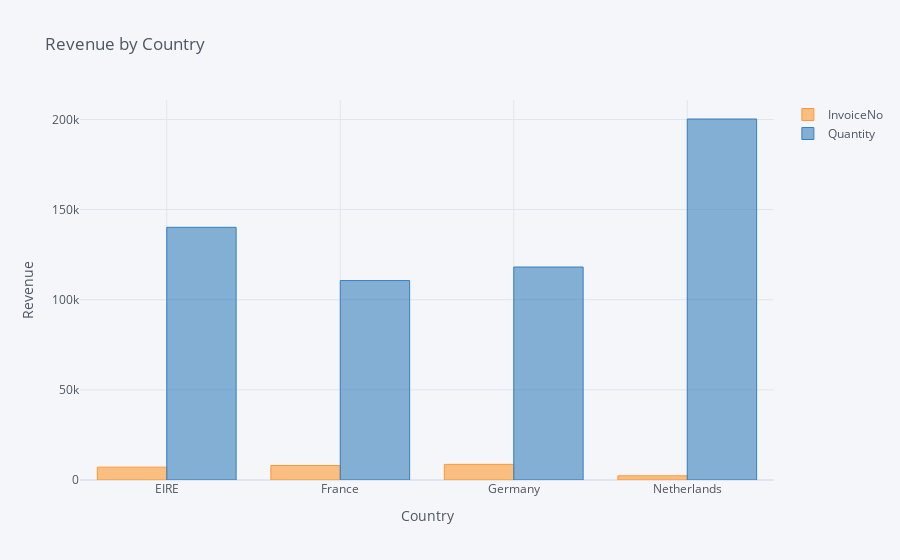

Notebook code for this chart:
### Code cell
country_lst=['EIRE', 'Germany', 'France', 'Netherlands']

data=df.loc[df.Country.isin(country_lst)]



data=data.pivot_table(values=['InvoiceNo','Quantity'],
                      index='Country', aggfunc={'InvoiceNo':'count','Quantity':'sum'})

data.reset_index(inplace=True)


data.iplot(kind='bar', x='Country', title='Revenue by Country',
          xTitle='Country', yTitle='Revenue')

### Figure 1 — Plotly figure (JSON) as saved in the notebook; plotly's stock layout.template omitted (floating-point values rounded to 4 significant figures)
{"data": [{"marker": {"color": "rgba(255, 153, 51, 0.6)", "line": {"color": "rgba(255, 153, 51, 1.0)", "width": 1}}, "name": "InvoiceNo", "orientation": "v", "text": "", "type": "bar", "x": ["EIRE", "France", "Germany", "Netherlands"], "y": [7136, 8034, 8658, 2322]}, {"marker": {"color": "rgba(55, 128, 191, 0.6)", "line": {"color": "rgba(55, 128, 191, 1.0)", "width": 1}}, "name": "Quantity", "orientation": "v", "text": "", "type": "bar", "x": ["EIRE", "France", "Germany", "Netherlands"], "y": [140175, 110637, 118139, 200258]}], "layout": {"legend": {"bgcolor": "#F5F6F9", "font": {"color": "#4D5663"}}, "paper_bgcolor": "#F5F6F9", "plot_bgcolor": "#F5F6F9", "title": {"font": {"color": "#4D5663"}, "text": "Revenue by Country"}, "xaxis": {"gridcolor": "#E1E5ED", "showgrid": true, "tickfont": {"color": "#4D5663"}, "title": {"font": {"color": "#4D5663"}, "text": "Country"}, "zerolinecolor": "#E1E5ED"}, "yaxis": {"gridcolor": "#E1E5ED", "showgrid": true, "tickfont": {"color": "#4D5663"}, "title": {"font": {"color": "#4D5663"}, "text": "Revenue"}, "zerolinecolor": "#E1E5ED"}}}
